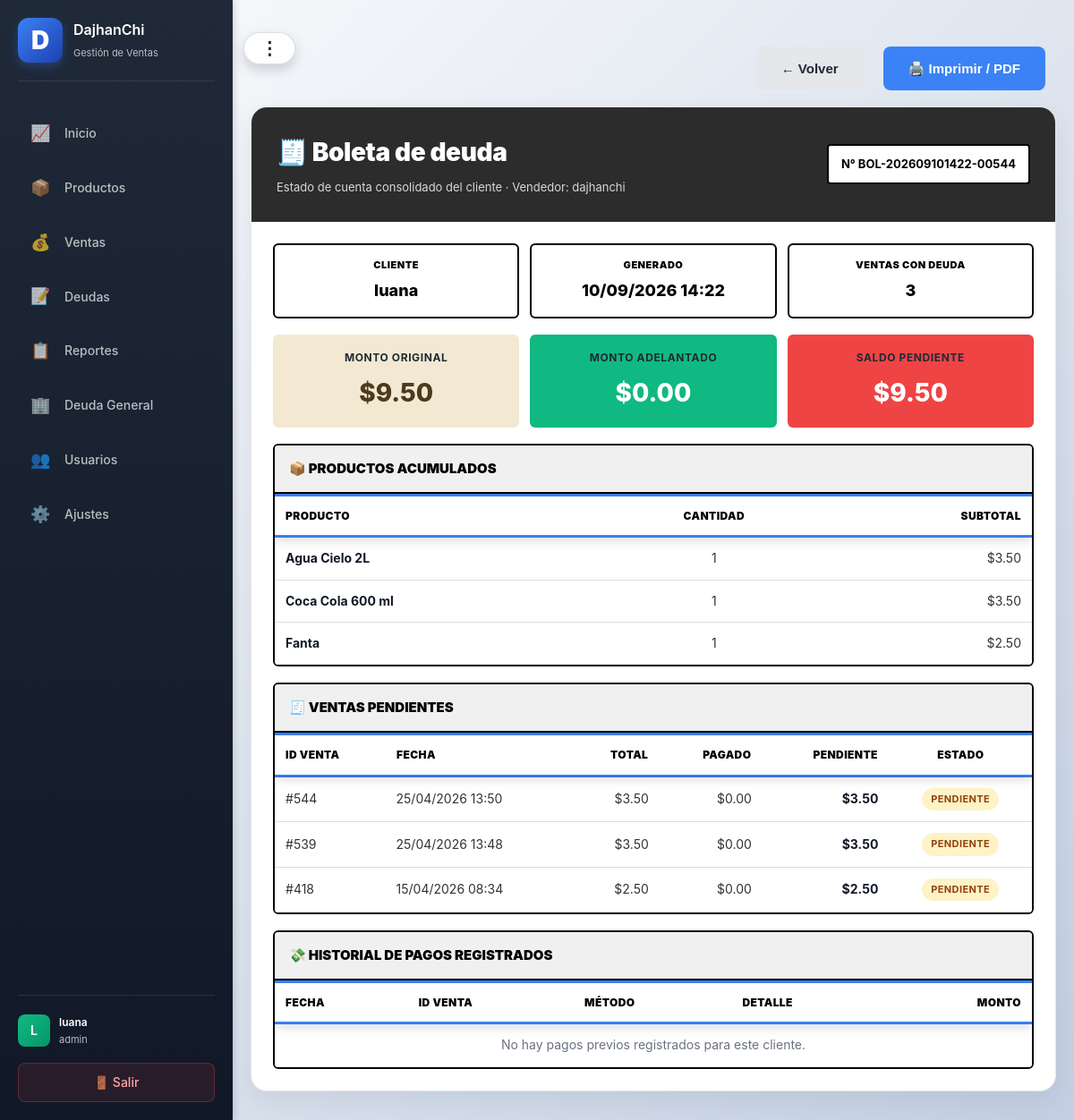
The app's page /reports/debts-matrix/receipt?customer=luana&username=dajhanchi (signed in) with its own data.
### app.py (models this page shows, shortened)
class User(db.Model):
    id = db.Column(db.Integer, primary_key=True)
    username = db.Column(db.String(80), unique=True, nullable=False, index=True)
    password_hash = db.Column(db.String(255), nullable=False)
    role = db.Column(db.String(30), nullable=False, default="admin")
    is_active = db.Column(db.Boolean, nullable=False, default=True)

class SaleItem(db.Model):
    id = db.Column(db.Integer, primary_key=True)
    sale_id = db.Column(db.Integer, db.ForeignKey("sale.id"), nullable=False)
    product_id = db.Column(db.Integer, db.ForeignKey("product.id"), nullable=False)
    qty = db.Column(db.Integer, nullable=False, default=1)
    unit_price_cents = db.Column(db.Integer, nullable=False, default=0)
    line_total_cents = db.Column(db.Integer, nullable=False, default=0)
    sale = db.relationship("Sale", backref=db.backref("items", lazy=True))
    product = db.relationship("Product")

class Product(db.Model):
    id = db.Column(db.Integer, primary_key=True)
    user_id = db.Column(db.Integer, db.ForeignKey("user.id"), nullable=False, index=True)
    name = db.Column(db.String(160), nullable=False, index=True)
    sku = db.Column(db.String(64), nullable=True, index=True)
    package_cost_cents = db.Column(db.Integer, nullable=False, default=0)
    package_quantity = db.Column(db.Integer, nullable=False, default=1)
    cost_cents = db.Column(db.Integer, nullable=False, default=0)
    price_cents = db.Column(db.Integer, nullable=False, default=0)
    stock = db.Column(db.Integer, nullable=False, default=0, index=True)
    minimum_stock = db.Column(db.Integer, nullable=False, default=5)
    user = db.relationship("User", backref=db.backref("products", lazy=True))

class Sale(db.Model):
    id = db.Column(db.Integer, primary_key=True)
    user_id = db.Column(db.Integer, db.ForeignKey("user.id"), nullable=False, index=True)
    created_at = db.Column(db.DateTime, nullable=False, default=datetime.now, index=True)
    customer_name = db.Column(db.String(160))
    payment_method = db.Column(db.String(20), nullable=False, default="efectivo")  # efectivo, yape, fiado
    total_cents = db.Column(db.Integer, nullable=False, default=0)
    paid_cents = db.Column(db.Integer, nullable=False, default=0)
    payment_status = db.Column(db.String(20), nullable=False, default="pagado")  # pagado, pendiente, parcial
    user = db.relationship("User", backref=db.backref("sales", lazy=True))
    @property
    def pending_cents(self):
        return max(0, self.total_cents - self.paid_cents)

### app.py (the view, shortened to what this page needs)
@app.route("/reports/debts-matrix/receipt")
@login_required
@require_permission("reports")
def reports_debt_customer_receipt():
    customer_key = request.args.get("customer", "").strip()
    responsible_username = request.args.get("username", "").strip()
    if not customer_key:
        flash("Cliente inválido", "error")
        return redirect(url_for("reports_debts_matrix"))
    customer_name, customer_filter = get_customer_filter_from_key(customer_key)
    pending_sales_query = (
        Sale.query.filter(
            customer_filter,
            Sale.payment_method == "fiado",
            Sale.payment_status.in_(["pendiente", "parcial"])
        )
        .options(
            db.joinedload(Sale.items).joinedload(SaleItem.product),
            db.joinedload(Sale.payments),
            db.joinedload(Sale.user)
        )
    )
    if responsible_username:
        responsible_user = User.query.filter_by(username=responsible_username, is_active=True).first()
        if not responsible_user:
            flash("Usuario inválido", "error")
            return redirect(url_for("reports_debts_matrix"))
        pending_sales_query = pending_sales_query.filter(Sale.user_id == responsible_user.id)
    pending_sales = pending_sales_query.order_by(Sale.created_at.asc()).all()
    if not pending_sales:
        flash("No hay deudas pendientes para este criterio", "error")
        return redirect(url_for("reports_debts_matrix"))
    items_map = {}
    payments_history = []
    total_original_cents = 0
    total_paid_cents = 0
    total_pending_cents = 0
    for sale in pending_sales:
        total_original_cents += sale.total_cents
        total_paid_cents += sale.paid_cents
        total_pending_cents += sale.pending_cents
        for item in sale.items:
            product_name = item.product.name if item.product else "Producto eliminado"
            key = item.product_id
            if key not in items_map:
                items_map[key] = {
                    "product_name": product_name,
                    "qty": 0,
                    "line_total_cents": 0
                }
            items_map[key]["qty"] += item.qty
            items_map[key]["line_total_cents"] += item.line_total_cents
    items_list = sorted(items_map.values(), key=lambda x: x["product_name"].lower())
    payments_history.sort(key=lambda x: x["created_at"], reverse=True)
    generated_at = datetime.now()
    receipt_number = f"BOL-{generated_at.strftime('%Y%m%d%H%M')}-{pending_sales[-1].id:05d}"
    return render_template(
        "debt_receipt.html",
        customer_name=customer_name,
        customer_key=customer_key,
        generated_at=generated_at,
        receipt_number=receipt_number,
        total_original_cents=total_original_cents,
        total_paid_cents=total_paid_cents,
        total_pending_cents=total_pending_cents,
        items_list=items_list,
        pending_sales=sorted(pending_sales, key=lambda s: s.created_at, reverse=True),
        payments_history=payments_history,
        back_url=url_for("reports_debts_matrix"),
        hide_payment_action=True,
        responsible_username=responsible_username or None,
    )

### templates/debt_receipt.html (shortened to what this page needs)
{% extends "base.html" %}
{% block content %}
<div class="receipt-wrapper">
    <div class="actions-bar">
        <button type="button" class="button secondary" data-href="{{ back_url or url_for('debts') }}" onclick="window.location.href=this.getAttribute('data-href')">← Volver</button>
        <button type="button" class="button" onclick="printCompact()">🖨️ Imprimir / PDF</button>
    </div>
    <article class="receipt-card">
        <header class="receipt-header">
            <div class="receipt-brand">
                <h1>🧾 Boleta de deuda</h1>
                <p>
                    Estado de cuenta consolidado del cliente
                    {% if responsible_username %}
                    · Vendedor: {{ responsible_username }}
                    {% endif %}
                </p>
            </div>
            <div class="receipt-badge">
                N° {{ receipt_number }}
            </div>
        </header>
        <div class="receipt-body">
            <div class="receipt-meta">
                <div class="meta-box">
                    <div class="meta-label">Cliente</div>
                    <div class="meta-value">{{ customer_name }}</div>
                </div>
                <div class="meta-box">
                    <div class="meta-label">Generado</div>
                    <div class="meta-value">{{ generated_at.strftime('%d/%m/%Y %H:%M') }}</div>
                </div>
                <div class="meta-box">
                    <div class="meta-label">Ventas con deuda</div>
                    <div class="meta-value">{{ pending_sales|length }}</div>
                </div>
            </div>
            <div class="receipt-kpis">
                <div class="kpi original">
                    <h3>Monto original</h3>
                    <p>{{ total_original_cents | money }}</p>
                </div>
                <div class="kpi paid">
                    <h3>Monto adelantado</h3>
                    <p>{{ total_paid_cents | money }}</p>
                </div>
                <div class="kpi pending">
                    <h3>Saldo pendiente</h3>
                    <p>{{ total_pending_cents | money }}</p>
                </div>
            </div>
            <section class="receipt-section">
                <h2>📦 Productos acumulados</h2>
                <table class="receipt-table">
                    <thead>
                        <tr>
                            <th>Producto</th>
                            <th class="text-center">Cantidad</th>
                            <th class="text-right">Subtotal</th>
                        </tr>
                    </thead>
                    <tbody>
                        {% for item in items_list %}
                        <tr>
                            <td><strong>{{ item.product_name }}</strong></td>
                            <td class="text-center">{{ item.qty }}</td>
                            <td class="text-right">{{ item.line_total_cents | money }}</td>
                        </tr>
                        {% endfor %}
                    </tbody>
                </table>
            </section>
            <section class="receipt-section">
                <h2>🧾 Ventas pendientes</h2>
                <table class="receipt-table">
                    <thead>
                        <tr>
                            <th>ID Venta</th>
                            <th>Fecha</th>
                            <th class="text-right">Total</th>
                            <th class="text-right">Pagado</th>
                            <th class="text-right">Pendiente</th>
                            <th class="text-center">Estado</th>
                        </tr>
                    </thead>
                    <tbody>
                        {% for sale in pending_sales %}
                        <tr>
                            <td>#{{ sale.id }}</td>
                            <td>{{ sale.created_at.strftime('%d/%m/%Y %H:%M') }}</td>
                            <td class="text-right">{{ sale.total_cents | money }}</td>
                            <td class="text-right">{{ sale.paid_cents | money }}</td>
                            <td class="text-right"><strong>{{ sale.pending_cents | money }}</strong></td>
                            <td class="text-center">
                                <span class="status-chip {{ sale.payment_status }}">{{ sale.payment_status }}</span>
                            </td>
                        </tr>
                        {% endfor %}
                    </tbody>
                </table>
            </section>
            <section class="receipt-section">
                <h2>💸 Historial de pagos registrados</h2>
                <table class="receipt-table">
                    <thead>
                        <tr>
                            <th>Fecha</th>
                            <th>ID Venta</th>
                            <th>Método</th>
                            <th>Detalle</th>
                            <th class="text-right">Monto</th>
                        </tr>
                    </thead>
                    <tbody>
                        {% if payments_history %}
                            {% for payment in payments_history %}
                            <tr>
                                <td>{{ payment.created_at.strftime('%d/%m/%Y %H:%M') }}</td>
                                <td>#{{ payment.sale_id }}</td>
                                <td>{{ payment.payment_method }}</td>
                                <td>{{ payment.notes or '-' }}</td>
                                <td class="text-right"><strong>{{ payment.amount_cents | money }}</strong></td>
                            </tr>
                            {% endfor %}
                        {% else %}
                            <tr>
                                <td colspan="5" style="text-align: center; color: #6b7280;">No hay pagos previos registrados para este cliente.</td>
                            </tr>
                        {% endif %}
                    </tbody>
                </table>
            </section>
        </div>
    </article>
</div>
{% endblock %}

### templates/base.html (shortened to what this page needs)
<!doctype html>
<html lang="es">
<head>
    <link rel="stylesheet" href="{{ url_for('static', filename='style.css') }}">
</head>
<body>
{% if session.get('user_id') %}
<div class="app-layout">
    <button id="sidebarToggle" class="sidebar-toggle" type="button" aria-label="Mostrar u ocultar menu lateral" aria-expanded="true" title="Ocultar menu">⋮</button>
    <aside class="sidebar">
        <div class="sidebar-header">
            <div style="width: 50px; height: 50px; background: linear-gradient(135deg, #3b82f6 0%, #1e40af 100%); border-radius: 12px; display: flex; align-items: center; justify-content: center; font-weight: 900; font-size: 28px; color: white; box-shadow: 0 4px 12px rgba(59, 130, 246, 0.3);">D</div>
            <div style="flex: 1;">
                <h2 style="margin: 0; font-size: 16px; color: white;">DajhanChi</h2>
                <p style="margin: 4px 0 0 0; font-size: 11px; color: rgba(255,255,255,0.7);">Gestión de Ventas</p>
            </div>
        </div>
        <nav class="sidebar-nav">
            {% if user_permissions.get('dashboard') %}
            <a href="{{ url_for('dashboard') }}" class="nav-item" {% if request.endpoint == 'dashboard' %}data-active="true"{% endif %}>
                <span>📈</span>
                <span>Inicio</span>
            </a>
            {% endif %}
            {% if user_permissions.get('products') %}
            <a href="{{ url_for('products') }}" class="nav-item" {% if request.endpoint == 'products' %}data-active="true"{% endif %}>
                <span>📦</span>
                <span>Productos</span>
            </a>
            {% endif %}
            {% if user_permissions.get('sales') %}
            <a href="{{ url_for('sales') }}" class="nav-item" {% if request.endpoint == 'sales' %}data-active="true"{% endif %}>
                <span>💰</span>
                <span>Ventas</span>
            </a>
            {% endif %}
            {% if user_permissions.get('debts') %}
            <a href="{{ url_for('debts') }}" class="nav-item" {% if request.endpoint in ['debts', 'payment_register', 'customer_payment_register', 'debt_customer_receipt'] %}data-active="true"{% endif %}>
                <span>📝</span>
                <span>Deudas</span>
            </a>
            {% endif %}
            {% if user_permissions.get('reports') %}
            <a href="{{ url_for('reports') }}" class="nav-item" {% if request.endpoint == 'reports' %}data-active="true"{% endif %}>
                <span>📋</span>
                <span>Reportes</span>
            </a>
            <a href="{{ url_for('reports_debts_matrix') }}" class="nav-item" {% if request.endpoint == 'reports_debts_matrix' %}data-active="true"{% endif %}>
                <span>🏢</span>
                <span>Deuda General</span>
            </a>
            {% endif %}
            {% if user_permissions.get('users') %}
            <a href="{{ url_for('users') }}" class="nav-item" {% if request.endpoint == 'users' %}data-active="true"{% endif %}>
                <span>👥</span>
                <span>Usuarios</span>
            </a>
            {% endif %}
            {% if user_permissions.get('settings') %}
            <a href="{{ url_for('settings') }}" class="nav-item" {% if request.endpoint == 'settings' %}data-active="true"{% endif %}>
                <span>⚙️</span>
                <span>Ajustes</span>
            </a>
            {% endif %}
        </nav>
        <div class="sidebar-footer">
            <div class="user-info">
                <div style="width: 36px; height: 36px; background: linear-gradient(135deg, #10b981 0%, #059669 100%); border-radius: 8px; display: flex; align-items: center; justify-content: center; color: white; font-weight: 600;">{{ session.get('username', 'U')[0].upper() }}</div>
                <div>
                    <p style="margin: 0; font-size: 12px; color: white; font-weight: 600;">{{ session.get('username', 'Usuario') }}</p>
                    <p style="margin: 2px 0 0 0; font-size: 11px; color: rgba(255,255,255,0.7);">{{ session.get('role', 'user') }}</p>
                </div>
            </div>
            <a href="{{ url_for('logout') }}" class="logout-btn">🚪 Salir</a>
        </div>
    </aside>
    <div class="main-content">
        <div class="container">
            {% block content %}{% endblock %}
        </div>
    </div>
</div>
{% endif %}
</body>
</html>

### records on screen
User: get "admin", username "dajhanchi"
SaleItem: product_name "Agua Cielo 2L", qty "1", line_total_cents "$3.50"
SaleItem: product_name "Coca Cola 600 ml", qty "1", line_total_cents "$3.50"
SaleItem: product_name "Fanta", qty "1", line_total_cents "$2.50"
Sale: id "544", created_at "25/04/2026 13:50", total_cents "$3.50", paid_cents "$0.00", pending_cents "$3.50", payment_status "PENDIENTE"
Sale: id "539", created_at "25/04/2026 13:48", total_cents "$3.50", paid_cents "$0.00", pending_cents "$3.50", payment_status "PENDIENTE"
Sale: id "418", created_at "15/04/2026 08:34", total_cents "$2.50", paid_cents "$0.00", pending_cents "$2.50", payment_status "PENDIENTE"

### other values on screen
{{ session.get('username', 'U')[0].upper() }} "L"
{{ session.get('username', 'Usuario') }} "luana"
{{ customer_name }} "luana"
{{ pending_sales|length }} "3"
{{ total_original_cents | money }} "$9.50"
{{ total_paid_cents | money }} "$0.00"
{{ total_pending_cents | money }} "$9.50"
